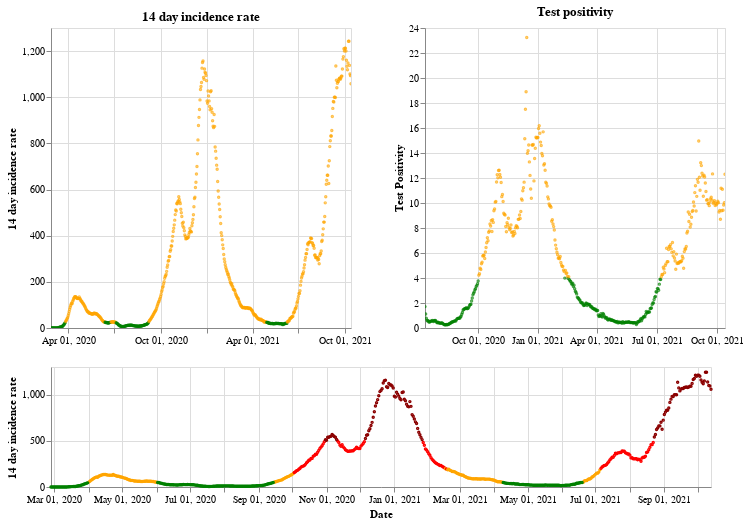

Notebook cell for this chart:
### Markdown cell above
## Wales

### Code cell
plot_traffic_light('Wales')

### Figure 1 — Vega-Lite specification as saved in the notebook (floating-point values rounded to 4 significant figures; data arrays with more than 128 entries replaced by an {"elided": "..."} marker saying what was removed)
{"config": {"view": {"continuousWidth": 400, "continuousHeight": 300}}, "vconcat": [{"hconcat": [{"mark": {"type": "point", "size": 2}, "encoding": {"color": {"condition": {"value": "green", "test": "(datum.twoWeeklyCasesRate <= 25)"}, "value": "orange"}, "tooltip": [{"type": "nominal", "field": "areaName"}, {"type": "temporal", "field": "date"}, {"type": "quantitative", "field": "twoWeeklyCasesRate"}, {"type": "quantitative", "field": "testPositivity"}], "x": {"type": "temporal", "axis": {"title": ""}, "field": "date", "scale": {"domain": {"selection": "DateBrush"}}, "timeUnit": "yearmonthdate"}, "y": {"type": "quantitative", "axis": {"title": "14 day incidence rate"}, "field": "twoWeeklyCasesRate"}}, "title": "14 day incidence rate", "width": 300}, {"mark": {"type": "point", "size": 2}, "encoding": {"color": {"condition": {"value": "green", "test": "(datum.testPositivity <= 4)"}, "value": "orange"}, "tooltip": [{"type": "nominal", "field": "areaName"}, {"type": "temporal", "field": "date"}, {"type": "quantitative", "field": "twoWeeklyCasesRate"}, {"type": "quantitative", "field": "testPositivity"}], "x": {"type": "temporal", "axis": {"title": ""}, "field": "date", "scale": {"domain": {"selection": "DateBrush"}}, "timeUnit": "yearmonthdate"}, "y": {"type": "quantitative", "axis": {"title": "Test Positivity"}, "field": "testPositivity"}}, "title": "Test positivity", "width": 300}]}, {"layer": [{"mark": {"type": "point", "size": 2}, "encoding": {"color": {"condition": {"value": "orange", "test": "(((datum.testPositivity < 4) && (datum.twoWeeklyCasesRate >= 50)) && (datum.twoWeeklyCasesRate < 200))"}, "value": "red"}, "opacity": {"condition": {"value": 1, "test": "((datum.twoWeeklyCasesRate >= 50) && (datum.twoWeeklyCasesRate < 500))"}, "value": 0}, "tooltip": [{"type": "nominal", "field": "areaName"}, {"type": "temporal", "field": "date"}, {"type": "quantitative", "field": "twoWeeklyCasesRate"}, {"type": "quantitative", "field": "testPositivity"}], "x": {"type": "temporal", "axis": {"title": "Date"}, "field": "date", "timeUnit": "yearmonthdate"}, "y": {"type": "quantitative", "axis": {"title": "14 day incidence rate"}, "field": "twoWeeklyCasesRate"}}, "selection": {"DateBrush": {"type": "interval", "encodings": ["x"], "fields": ["Time"]}}}, {"mark": {"type": "point", "size": 2}, "encoding": {"color": {"value": "darkred"}, "opacity": {"condition": {"value": 1, "test": "(datum.twoWeeklyCasesRate >= 500)"}, "value": 0}, "tooltip": [{"type": "nominal", "field": "areaName"}, {"type": "temporal", "field": "date"}, {"type": "quantitative", "field": "twoWeeklyCasesRate"}, {"type": "quantitative", "field": "testPositivity"}], "x": {"type": "temporal", "axis": {"title": "Date"}, "field": "date", "timeUnit": "yearmonthdate"}, "y": {"type": "quantitative", "axis": {"title": "14 day incidence rate"}, "field": "twoWeeklyCasesRate"}}}, {"mark": {"type": "point", "size": 2}, "encoding": {"color": {"condition": {"value": "green", "test": "((datum.testPositivity < 4) && (datum.twoWeeklyCasesRate < 50))"}, "value": "orange"}, "opacity": {"condition": {"value": 1, "test": "(datum.twoWeeklyCasesRate < 50)"}, "value": 0}, "tooltip": [{"type": "nominal", "field": "areaName"}, {"type": "temporal", "field": "date"}, {"type": "quantitative", "field": "twoWeeklyCasesRate"}, {"type": "quantitative", "field": "testPositivity"}], "x": {"type": "temporal", "axis": {"title": "Date"}, "field": "date", "timeUnit": "yearmonthdate"}, "y": {"type": "quantitative", "axis": {"title": "14 day incidence rate"}, "field": "twoWeeklyCasesRate"}}}], "height": 120, "width": 660}], "data": {"name": "data-9ae5a22a1a9cffcd29755d6ecd246ef0"}, "$schema": "https://vega.github.io/schema/vega-lite/v4.8.1.json", "datasets": {"data-9ae5a22a1a9cffcd29755d6ecd246ef0": {"elided": "595 records"}}}
